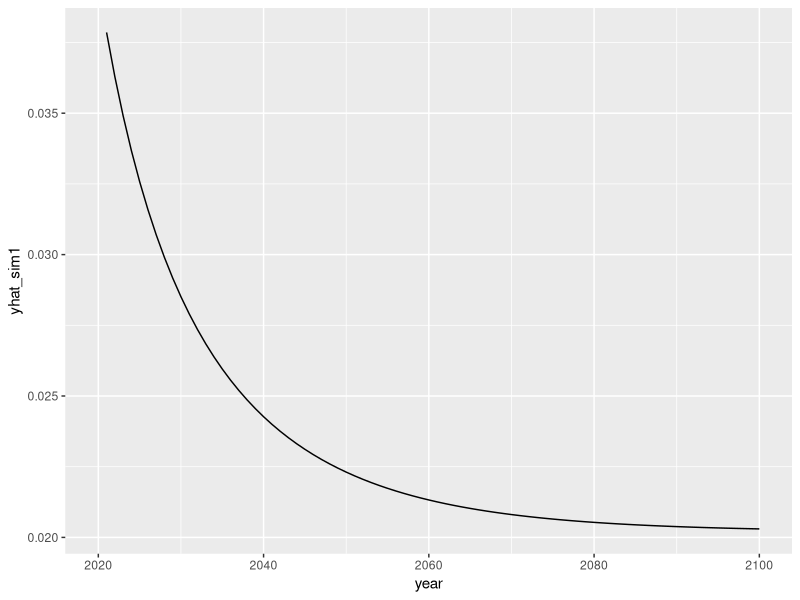
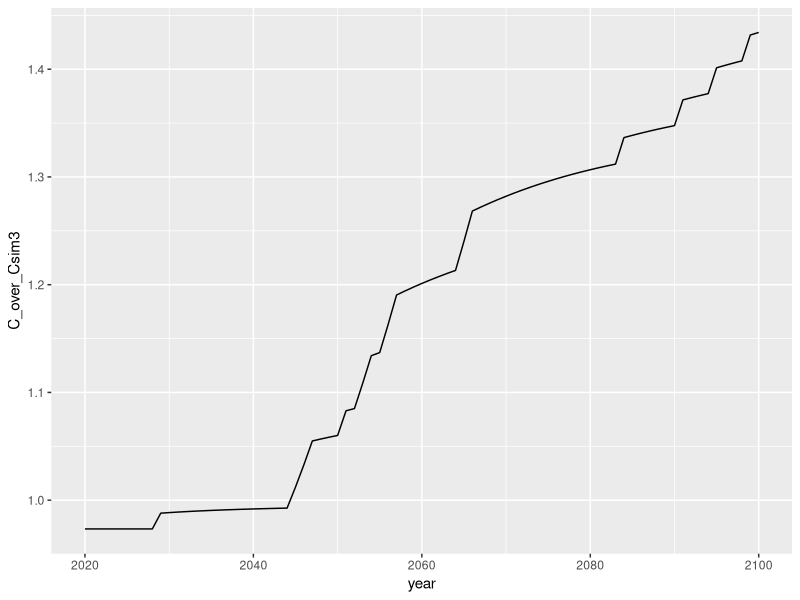

Reproduce these figures in R, in order.
## ---- chunk 1
knitr::opts_chunk$set(echo = TRUE)
## ---- chunk 2
library(tidyverse)
## ---- chunk 3
# Parameters
s = .25
delta = .04
alpha = .33
n = .03
g = .02

# y_sim1 in 2017 USD (PPP), K_sim1 in mill 2017 USD (PPP), A_sim1 in index
L_0 = 45.0
K_0 = 1075795.25
A_0 = 10862.74
## ---- chunk 4
sim1 <- data.frame(year = 2020:2100,
                   L = L_0,
                   K_sim1 = K_0,
                   A_sim1 = A_0,
                   yhat_sim1 = NA,
                   Y_sim1 = K_0^alpha*(A_0*L_0)^(1-alpha),
                   y_sim1 = K_0^alpha*(A_0*L_0)^(1-alpha)/L_0)

# Start calculating values
sim1 <- sim1 %>%
  mutate(L = L_0*exp(n*(year-2020)))

for (i in 2:nrow(sim1)) {
  sim1$A_sim1[i] <- sim1$A_sim1[i-1]*exp(g)
  sim1$K_sim1[i] <- (1-delta)*sim1$K_sim1[i-1] + s*sim1$Y_sim1[i-1]
  sim1$Y_sim1[i] <- sim1$K_sim1[i]^alpha*(sim1$L[i]*sim1$A_sim1[i])^(1-alpha)
  sim1$y_sim1[i] <- sim1$Y_sim1[i]/sim1$L[i]
  sim1$yhat_sim1[i] <- (sim1$y_sim1[i]-sim1$y_sim1[i-1])/sim1$y_sim1[i-1]
}

ggplot(data = sim1, aes(x = year, y = yhat_sim1)) +
  geom_line()
## ---- chunk 5
set.seed(420)
pi <- 0.05
theta <- 0.05
year <- c(2020:2100)
#Why not rbinom()??
W_sim2 <- as.integer(lapply(runif(length(year)), function(x) ifelse(x<pi, 1, 0)))


### Expected [E] ###

sim2_E <- data.frame(year = 2020:2100,
                   W = W_sim2,
                   L = L_0,
                   K_sim2 = K_0,
                   A_sim2 = A_0,
                   yhat_sim2 = NA, 
                   pi = pi)

sim2_E <- sim2_E %>%
  mutate(L = L_0*exp(n*(year-2020)))

sim2_E <- sim2_E %>%
  mutate(Y_sim2 = K_0^alpha*(A_sim2*L_0)^(1-alpha),
                   y_sim2 = K_0^alpha*(A_sim2*L_0)^(1-alpha)/L_0)

for (i in 2:nrow(sim2_E)) {
  sim2_E$A_sim2[i] <- sim2_E$A_sim2[i-1]*exp(g)*(1-sim2_E$pi[i]*theta)
  sim2_E$K_sim2[i] <- (1-delta)*sim2_E$K_sim2[i-1] + s*sim2_E$Y_sim2[i-1]
  sim2_E$Y_sim2[i] <- sim2_E$K_sim2[i]^alpha*(sim2_E$L[i]*sim2_E$A_sim2[i])^(1-alpha)
  sim2_E$y_sim2[i] <- sim2_E$Y_sim2[i]/sim2_E$L[i]
  sim2_E$yhat_sim2[i] <- (sim2_E$y_sim2[i]-sim2_E$y_sim2[i-1])/sim2_E$y_sim2[i-1]
}


### Random realisation [RR] ###

sim2_RR <- data.frame(year = 2020:2100,
                   W = W_sim2,
                   L = L_0,
                   K_sim2 = K_0,
                   A_sim2 = A_0,
                   yhat_sim2 = NA)

sim2_RR <- sim2_RR %>%
  mutate(L = L_0*exp(n*(year-2020)))

sim2_RR <- sim2_RR %>%
  mutate( Y_sim2 = K_0^alpha*(A_sim2*L_0)^(1-alpha),
                   y_sim2 = K_0^alpha*(A_sim2*L_0)^(1-alpha)/L_0)

for (i in 2:nrow(sim2_RR)) {
  sim2_RR$A_sim2[i] <- sim2_RR$A_sim2[i-1]*exp(g)*(1-(sim2_RR$W[i]*theta))
  sim2_RR$K_sim2[i] <- (1-delta)*sim2_RR$K_sim2[i-1] + s*sim2_RR$Y_sim2[i-1]
  sim2_RR$Y_sim2[i] <- sim2_RR$K_sim2[i]^alpha*(sim2_RR$L[i]*sim2_RR$A_sim2[i])^(1-alpha)
  sim2_RR$y_sim2[i] <- sim2_RR$Y_sim2[i]/sim2_RR$L[i]
  sim2_RR$yhat_sim2[i] <- (sim2_RR$y_sim2[i]-sim2_RR$y_sim2[i-1])/sim2_RR$y_sim2[i-1]
}

## ---- chunk 6
### Expected [E] ###
pi_sim3 <- rep(NA, 81)
pi_sim3[1:31] <- seq( 0.050,0.20, by=0.005)
pi_sim3[32:81] <- 0.20

sim3_E <- data.frame(year = 2020:2100,
                   L = L_0,
                   K = K_0,
                   A = A_0,
                   yhat = NA, 
                   pi = pi_sim3)

sim3_E <- sim3_E %>%
  mutate(L = L_0*exp(n*(year-2020)))

sim3_E <- sim3_E %>%
  mutate(Y_sim2 = K_0^alpha*(A*L_0)^(1-alpha),
                   y = K_0^alpha*(A*L_0)^(1-alpha)/L_0)

for (i in 2:nrow(sim3_E)) {
  sim3_E$A[i] <- sim3_E$A[i-1]*exp(g)*(1-sim3_E$pi[i]*theta)
  sim3_E$K[i] <- (1-delta)*sim3_E$K[i-1] + s*sim3_E$Y[i-1]
  sim3_E$Y[i] <- sim3_E$K[i]^alpha*(sim3_E$L[i]*sim3_E$A[i])^(1-alpha)
  sim3_E$y[i] <- sim3_E$Y[i]/sim3_E$L[i]
  sim3_E$yhat[i] <- (sim3_E$y[i]-sim3_E$y[i-1])/sim3_E$y[i-1]
}


### Random realisation [RR] ###

W_sim3 <- as.integer(runif(length(2020:2100)) < pi_sim3)

sim3_RR <- data.frame(year = 2020:2100,
                   W = W_sim3,
                   L = L_0,
                   K = K_0,
                   A = A_0,
                   yhat = NA)

sim3_RR <- sim3_RR %>%
  mutate(L = L_0*exp(n*(year-2020)))

sim3_RR <- sim3_RR %>%
  mutate( Y_sim2 = K_0^alpha*(A*L_0)^(1-alpha),
                   y = K_0^alpha*(A*L_0)^(1-alpha)/L_0)


for (i in 2:nrow(sim3_RR)) {
  sim3_RR$A[i] <- sim3_RR$A[i-1]*exp(g)*(1-sim3_RR$W[i]*theta)
  sim3_RR$K[i] <- (1-delta)*sim3_RR$K[i-1] + s*sim3_RR$Y[i-1]
  sim3_RR$Y[i] <- sim3_RR$K[i]^alpha*(sim3_RR$L[i]*sim3_RR$A[i])^(1-alpha)
  sim3_RR$y[i] <- sim3_RR$Y[i]/sim3_RR$L[i]
  sim3_RR$yhat[i] <- (sim3_RR$y[i]-sim3_RR$y[i-1])/sim3_RR$y[i-1]
}
## ---- chunk 7
s_b <- .02
theta_l <- .01
theta_u <- .05
B_0 <- 0

sim4 <- data.frame(year = 2020:2100,
                   W = W_sim3,
                   L = L_0,
                   K = K_0,
                   A = A_0,
                   yhat = NA, 
                   B = B_0, 
                   Y_sim3 = sim3_RR$Y, 
                   D = NA)

sim4 <- sim4 %>%
  mutate(L = L_0*exp(n*(year-2020)))

sim4 <- sim4 %>%
  mutate( Y = K_0^alpha*(A*L_0)^(1-alpha),
          y =Y/L_0, 
          C = (1-s-s_b)*Y, 
          C_sim3 = (1-s)*Y_sim3, 
          C_over_Csim3 = C/C_sim3)


for (i in 2:nrow(sim4)) {
  sim4$B[i] <- sim4$B[i-1] + s_b*sim4$Y[i] - delta * sim4$B[i-1]
  sim4$D[i] <- theta_l + (theta_u - theta_l)*exp(-.1*sim4$B[i]/sim4$A[i-1])
  sim4$A[i] <- sim4$A[i-1]*exp(g)*(1-sim4$W[i]*sim4$D[i])
  sim4$K[i] <- (1-delta)*sim4$K[i-1] + s*sim4$Y[i-1]
  sim4$Y[i] <- sim4$K[i]^alpha*(sim4$L[i]*sim4$A[i])^(1-alpha)
  sim4$C[i] <- (1 - s - s_b)*sim4$Y[i]
  sim4$y[i] <- sim4$Y[i]/sim4$L[i]
  sim4$yhat[i] <- (sim4$y[i]-sim4$y[i-1])/sim4$y[i-1]
  sim4$C_over_Csim3[i] <- sim4$C[i]/sim4$C_sim3[i] 
}

ggplot(data = sim4) +
  geom_line(aes(x = year, y = C_over_Csim3))
